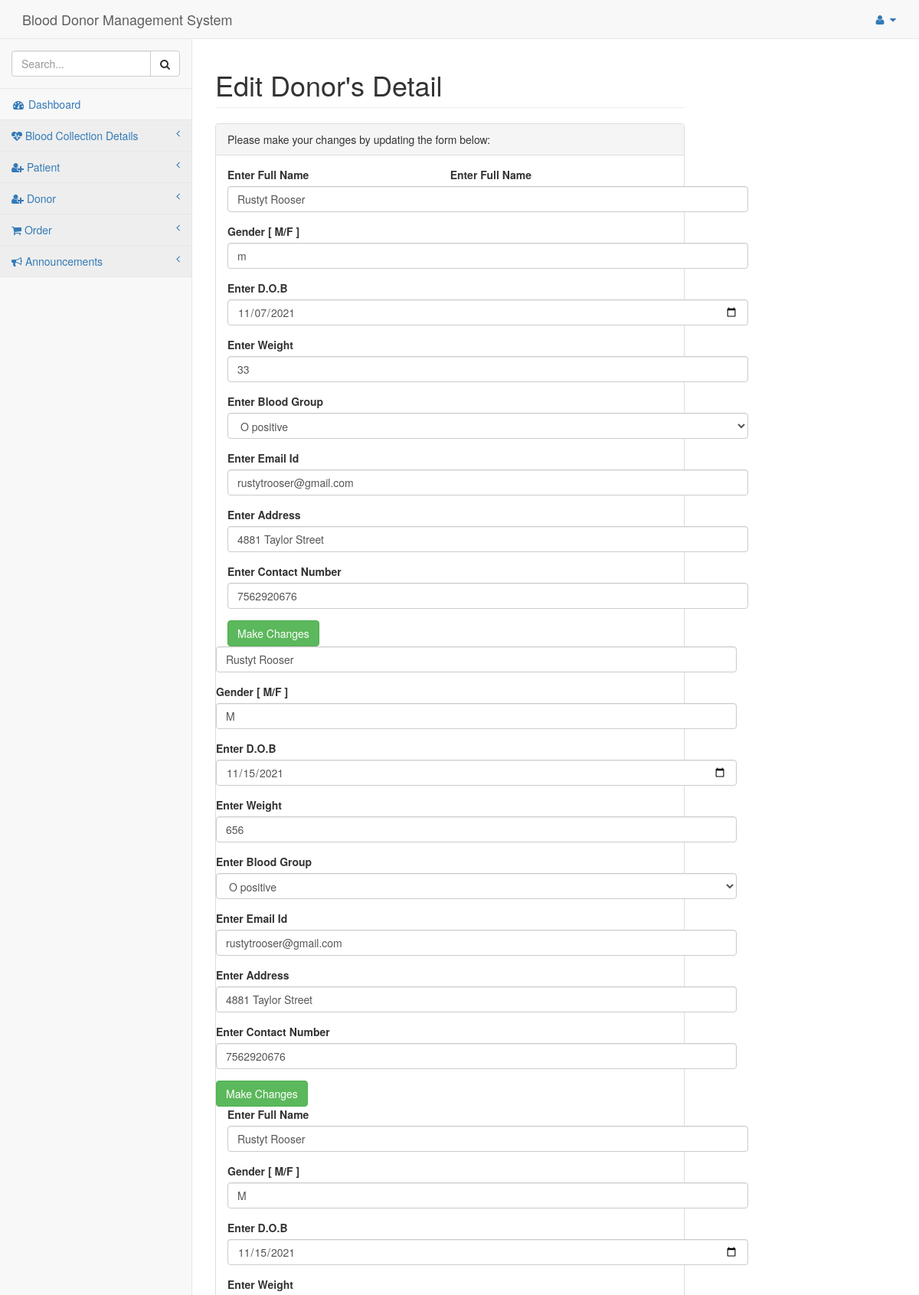
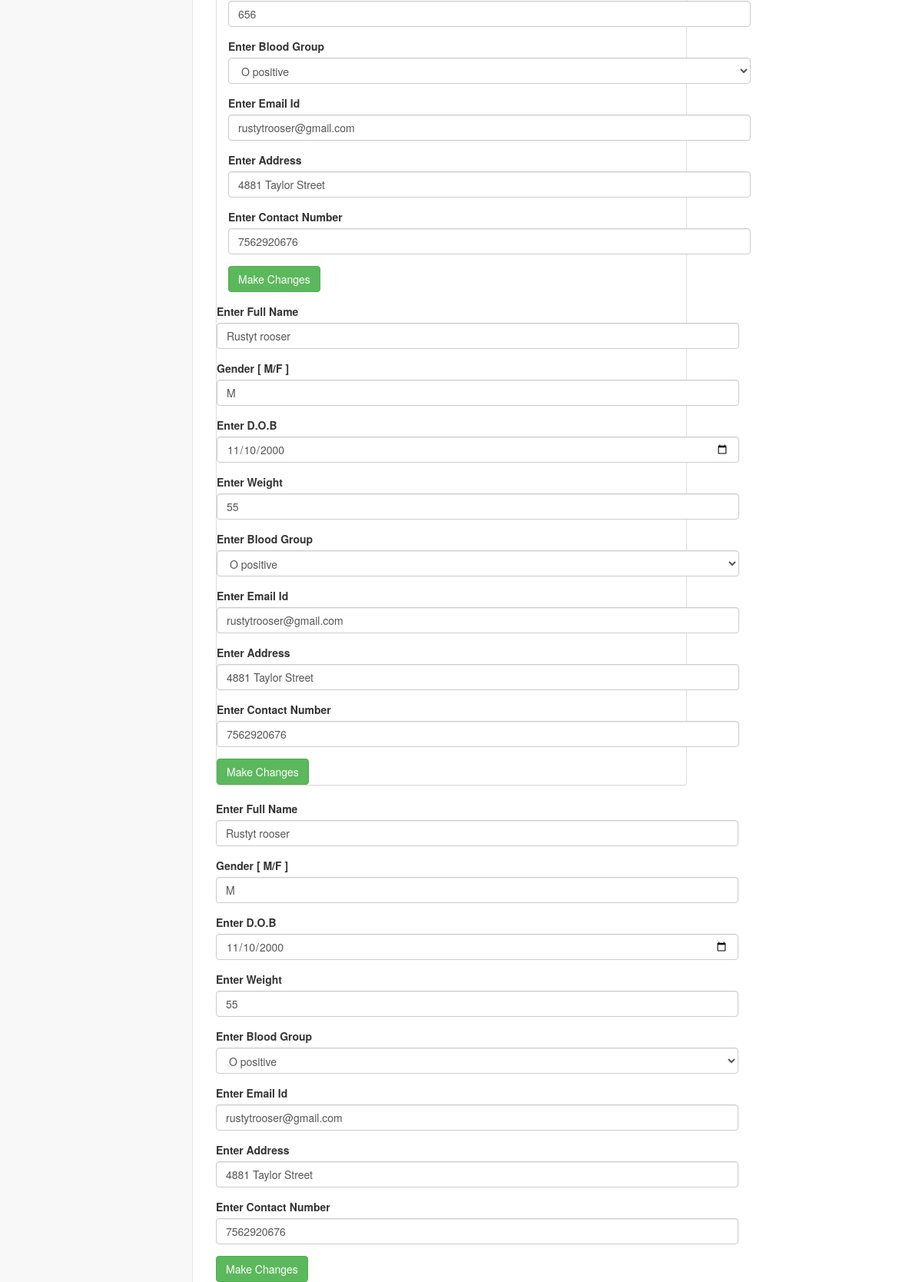
The app's page /pages/editform.php?email=rustytrooser@gmail.com with its own data (2 pictures, top to bottom).
### tables this page shows
CREATE TABLE `donor` (
  `id` int NOT NULL AUTO_INCREMENT,
  `name` varchar(20) NOT NULL,
  `guardiansname` varchar(20) NOT NULL,
  `gender` varchar(20) NOT NULL,
  `dob` date NOT NULL,
  `weight` int NOT NULL,
  `bloodgroup` varchar(3) NOT NULL,
  `email` varchar(55) DEFAULT NULL,
  `address` varchar(20) NOT NULL,
  `contact` varchar(10) NOT NULL,
  `username` varchar(20) NOT NULL,
  `password` varchar(20) NOT NULL,
  PRIMARY KEY (`id`)
);

### pages/editform.php (the view, shortened to what this page needs)
<!DOCTYPE html>
<html lang="en">
<head>
    <link href="../vendor/bootstrap/css/bootstrap.min.css" rel="stylesheet">
    <link href="../vendor/metisMenu/metisMenu.min.css" rel="stylesheet">
    <link href="../dist/css/sb-admin-2.css" rel="stylesheet">
    <link href="../vendor/font-awesome/css/font-awesome.min.css" rel="stylesheet" type="text/css">
    <link rel="stylesheet" href="../icofont/icofont.min.css">
</head>
<body>
    <div id="wrapper">
        <?php include 'includes/nav.php'?>
        <div id="page-wrapper">
            <div class="row">
                <div class="col-lg-12">
                    <h1 class="page-header">Edit Donor's Detail</h1>
                </div>
            </div>
            <div class="row">
                <div class="col-lg-12">
                    <div class="panel panel-default">
                        <div class="panel-heading">
                            Please make your changes by updating the form below:
                        </div>
                        <div class="panel-body">
                            <div class="row">
                                <div class="col-lg-6">
                                <?php
include 'dbconnect.php';
$id=$_GET['email'];
$qry= "select * from donor where email='$id'";
$result=mysqli_query($conn,$qry);
while($row=mysqli_fetch_array($result)){
?>
                                    <form role="form" action="edit.php" method="post">
                                        <div class="form-group">
                                            <label>Enter Full Name</label>
                                            <input class="form-control" name="name" type="text" value='<?php echo $row['name']; ?>' required>
                                        </div>
                                        <div class="form-group">
                                            <label>Gender [ M/F ]</label>
                                            <input class="form-control" type="text" name="gender" value='<?php echo $row['gender']; ?>' required>
                                        </div>
                                        <div class="form-group">
                                            <label>Enter D.O.B</label>
                                            <input class="form-control" type="date" name="dob" value='<?php echo $row['dob']; ?>' required>
                                        </div>
                                        <div class="form-group">
                                            <label>Enter Weight</label>
                                            <input class="form-control" type="number" name="weight" value='<?php echo $row['weight']; ?>' required>
                                        </div>
                                        <div class="form-group">
                                            <label>Enter Blood Group</label>
                                                       <select class="form-control" name="bloodgroup" required>
<option value="O+">O positive</option>
</select>                          </div>
                                        <div class="form-group">
                                            <label>Enter Email Id</label>
                                            <input class="form-control" type="email" name="email" value='<?php echo $row['email']; ?>' required>
                                        </div>
                                        <div class="form-group">
                                            <label>Enter Address</label>
                                            <input class="form-control" type="text" name="address" value='<?php echo $row['address']; ?>' required>
                                        </div>
                                        <div class="form-group">
                                            <label>Enter Contact Number</label>
                                            <input class="form-control" type="number" name="contact" value='<?php echo $row['contact']; ?>' required>
                                        </div>
                                    <button type="submit" class="btn btn-success">Make Changes</button>
                                    </form>
                                </div>
    <?php
}
?>
                            </div>
                        </div>
                    </div>
</body>
</html>

### records on screen
donor: name "Rustyt Rooser", gender "m", dob "11/07/2021", weight "33", email "rustytrooser@gmail.com", address "4881 Taylor Street", contact "7562920676"
donor: name "Rustyt Rooser", gender "M", dob "11/15/2021", weight "656", email "rustytrooser@gmail.com", address "4881 Taylor Street", contact "7562920676"
donor: name "Rustyt Rooser", gender "M", dob "11/15/2021", weight "656", email "rustytrooser@gmail.com", address "4881 Taylor Street", contact "7562920676"
donor: name "Rustyt rooser", gender "M", dob "11/10/2000", weight "55", email "rustytrooser@gmail.com", address "4881 Taylor Street", contact "7562920676"
donor: name "Rustyt rooser", gender "M", dob "11/10/2000", weight "55", email "rustytrooser@gmail.com", address "4881 Taylor Street", contact "7562920676"
